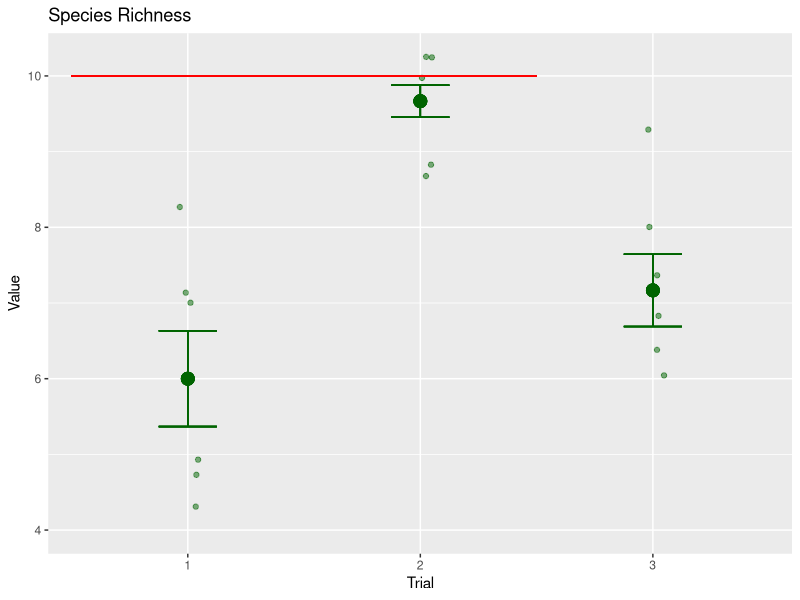
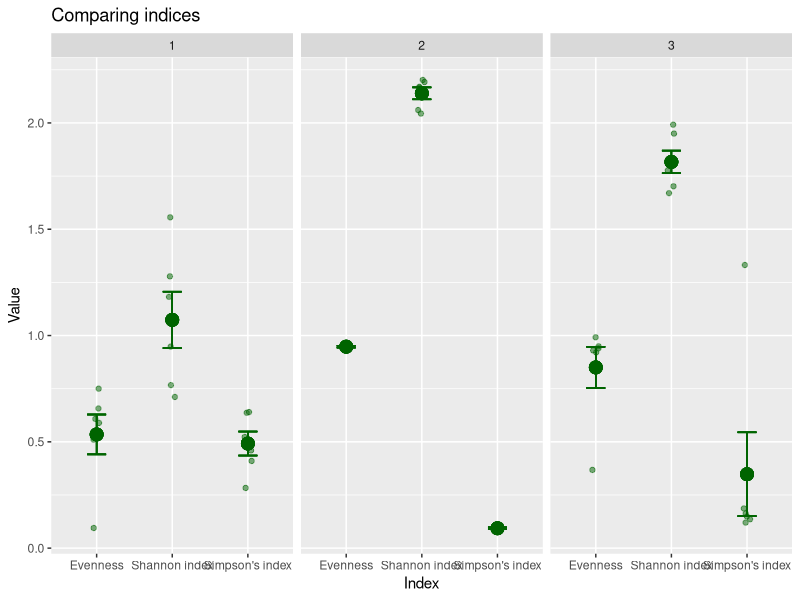

Here is the R script that generated these plots, in order: (Note: this script raises an error after producing the figures.)
## ---- chunk 1
rm(list = ls()) #clear's R's memory for a fresh start
library(tidyverse) #turns on a package called "Tidyverse"
library(here)#turns on a package for finding things
DF<-read.csv(here("Data","bead_simulation_2023.csv"))
## ---- chunk 2
Actual<-read.csv(here("Data", "index_actual_values.csv"), stringsAsFactors = T)
Actual$Simpson<-1/Actual$Simpson..inverse.

## ---- chunk 3
DF$Trial<-as.factor(DF$Trial)
DF$Index<-as.factor(DF$Index)
DF$Set_Number<-as.factor(DF$Set_Number)
## ---- chunk 4
DFsummary<-DF %>% group_by(Trial, Index) %>% summarise(
  IndexAvg = mean(Value, na.rm = T),
  IndexSD = sd(Value, na.rm = T), 
  IndexSEM = IndexSD/sqrt(length(Index))
)
## ---- chunk 5
MyJoin<-full_join(DF, DFsummary, by = c("Trial", "Index"))
## ---- chunk 6
ggplot(filter(MyJoin, Index == "Species richness"), aes(Trial, Value))+
  geom_jitter(alpha = 0.5, color = "dark green", width = 0.05)+
  geom_point(aes(Trial, IndexAvg), size = 4, color = "dark green")+
  geom_errorbar(aes(Trial,ymin = IndexAvg-IndexSEM, ymax = IndexAvg+IndexSEM), color = "dark green", width = 0.25)+
  geom_segment(aes(x = 0.5, xend = 2.5, y = 10, yend = 10), color = "red")+
  labs(title = "Species Richness")
  
 
## ---- chunk 7
ggplot(filter(MyJoin, Index != "Species richness"), aes(Index, Value))+
  geom_jitter(alpha = 0.5, color = "dark green", width = 0.05)+
  geom_point(aes(Index, IndexAvg), size = 4, color = "dark green")+
  geom_errorbar(aes(Index,ymin = IndexAvg-IndexSEM, ymax = IndexAvg+IndexSEM), color = "dark green", width = 0.25)+
  # geom_segment(aes(x = 0.5, xend = 1.5, y = 0.479, yend = 0.479), color = "red")+
  # geom_segment(aes(x = 1.5, xend = 2.5, y = 1.10, yend = 1.10), color = "red")+
  # geom_segment(aes(x = 2.5, xend = 3.5, y = 0.568, yend = 0.568), color = "red")+     
  labs(title = "Comparing indices")+
  facet_wrap(~Trial)
 
## ---- chunk 8
ggsave(here("Data","Outputs","comparing_indices.png"), device = "png")
## ---- chunk 9
ggplot(filter(MyJoin, Trial==1, Index != "Species richness"), aes(Index, Value))+
  geom_jitter(alpha = 0.5, color = "dark green", width = 0.05)+
  geom_point(aes(Index, IndexAvg), size = 4, color = "dark green")+
  geom_errorbar(aes(Index,ymin = IndexAvg-IndexSEM, ymax = IndexAvg+IndexSEM), color = "dark green", width = 0.25)+
  geom_segment(aes(x = 0.5, xend = 1.5, y = 0.479, yend = 0.479), color = "red")+
  geom_segment(aes(x = 1.5, xend = 2.5, y = 1.10, yend = 1.10), color = "red")+
  geom_segment(aes(x = 2.5, xend = 3.5, y = 0.568, yend = 0.568), color = "red")+
  labs(title = "Comparing indices: Trial 1 - one dominant species")+
  facet_wrap(~Trial)
 
## ---- chunk 10
ggplot(filter(MyJoin, Trial==2, Index != "Species richness"), aes(Index, Value))+
  geom_jitter(alpha = 0.5, color = "dark green", width = 0.05)+
  geom_point(aes(Index, IndexAvg), size = 4, color = "dark green")+
  geom_errorbar(aes(Index,ymin = IndexAvg-IndexSEM, ymax = IndexAvg+IndexSEM), color = "dark green", width = 0.25)+
  geom_segment(aes(x = 0.5, xend = 1.5, y = 1.0, yend = 1.0), color = "red")+
  geom_segment(aes(x = 1.5, xend = 2.5, y = 2.30, yend = 2.30), color = "red")+
  geom_segment(aes(x = 2.5, xend = 3.5, y = 0.095, yend = 0.095), color = "red")+
  labs(title = "Comparing indices:Trial 2 - even distribution")+
  facet_wrap(~Trial)
 

## ---- chunk 11
ggplot(filter(MyJoin, Trial==3, Index != "Species richness"), aes(Index, Value))+
  geom_jitter(alpha = 0.5, color = "dark green", width = 0.05)+
  geom_point(aes(Index, IndexAvg), size = 4, color = "dark green")+
  geom_errorbar(aes(Index,ymin = IndexAvg-IndexSEM, ymax = IndexAvg+IndexSEM), color = "dark green", width = 0.25)+
  # geom_segment(aes(x = 0.5, xend = 1.5, y = 1.0, yend = 1.0), color = "red")+
  # geom_segment(aes(x = 1.5, xend = 2.5, y = 2.30, yend = 2.30), color = "red")+
  # geom_segment(aes(x = 2.5, xend = 3.5, y = 0.095, yend = 0.095), color = "red")+
  labs(title = "Comparing indices:Trial 3 - random distribution")+
  facet_wrap(~Trial)
 
